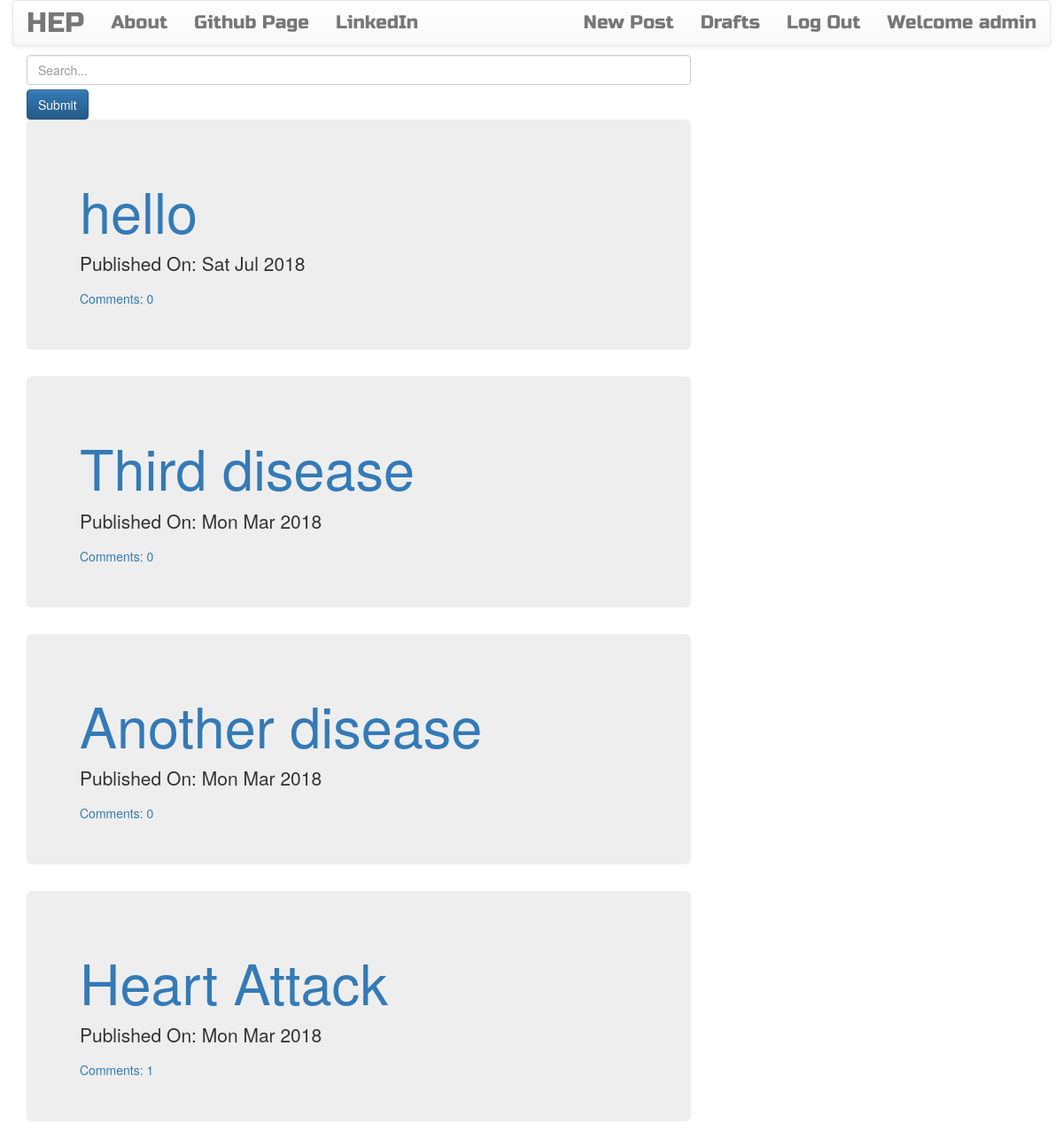
The app's page / (signed in) with its own data.
### blog/models.py (models this page shows, shortened)
class Post(models.Model):
    author = models.ForeignKey('auth.User')
    title = models.CharField(max_length=260)
    text = models.TextField()
    created_date = models.DateTimeField(default = timezone.now)
    published_date = models.DateTimeField(blank=True,null=True)
    def approve_comments(self):
        return self.comments.filter(approved_comment=True)

### blog/views.py (the view)
# urls.py: url(r'^$',views.PostListView.as_view(),name='post_list'),
class PostListView(ListView):
    model = Post
    def get_queryset(self):
        return Post.objects.filter(published_date__lte=timezone.now()).order_by('-published_date')

### blog/templates/blog/post_list.html
{% extends "blog/base.html" %}
{% block content %}
<form type="get" action="{% url 'search_list' %}" style="margin: 0">
    <input class="form-control"  id="search_box" type="text" name="query"  placeholder="Search..." >
    <button class="btn btn-primary" style="margin-top:5px" id="search_submit" type="submit" >Submit</button>
</form>
<div class="centrestage">
{% for post in post_list %}
<div class="post jumbotron">
<h1><a href="{% url 'post_detail' pk=post.pk %}">{{ post.title }}</a></h1>
<div class="date">
<p >Published On: {{post.published_date|date:"D M Y"}}</p>
</div>
<a href="{% url 'post_detail' pk=post.pk %}">Comments: {{post.approve_comments.count}}</a>
</div>
{% endfor %}
</div>
{% endblock %}

### blog/templates/blog/base.html (shortened to what this page needs)
<!DOCTYPE html>
{% load staticfiles %}
<html>
<head>
<link rel="stylesheet" href="https://maxcdn.bootstrapcdn.com/bootstrap/3.3.7/css/bootstrap.min.css">
<link rel="stylesheet" href="https://maxcdn.bootstrapcdn.com/bootstrap/3.3.7/css/bootstrap-theme.min.css">
<link rel="stylesheet" href="//cdn.jsdelivr.net/npm/medium-editor@latest/dist/css/medium-editor.min.css" type="text/css" media="screen" charset="utf-8">
<link rel="stylesheet" type="text/css" href="{% static 'css/blog.css'  %}">
</head>
<body class="loader" >
<nav class="navbar navbar-default techfont custom-navbar">
	<div class="container">
		<ul class="nav navbar-nav">
		<li><a class="navbar-brand bigbrand" href="{% url 'post_list' %}">HEP</a></li>
		<li><a href="{% url 'about' %}">About</a></li>
		<li><a href="https://www.github.com">Github Page</a></li>
		<li><a href="https://linkedin.com">LinkedIn</a></li>
		</ul>
		<ul class="nav navbar-nav navbar-right">
			 {% if user.is_authenticated %}
			 	<li><a href="{% url 'post_new' %}">New Post</a></li>
			 	<li><a href="{% url 'post_draft_list' %}">Drafts</a></li>
			 	<li><a href="{% url 'logout' %}">Log Out</a></li>
			 	<li><a>Welcome {{user.username}}</a></li>
			 	{% else %}
			 	<li><a class="nav navbar-right" href="{% url 'login' %}"><span class="glyphicon glyphicon-user"></span></a></li>
			 {% endif %}
		</ul>
	</div>
</nav>
<div class="content container">
	<div class="row">
		<div class="col-md-8">
			<div class="blog_posts">
				{% block content %}
				{% endblock %}
			</div>
		</div>
	</div>
</div>
</body>
</html>

### blog/static/css/blog.css (style rules this page uses)
.loader { filter:hue-rotate(0deg); color:linear-gradient(45deg,#0f8,#08f); animation:hue 10000ms infinite linear; }
.techfont { font-family: 'Russo One', sans-serif; font-size: 1.5em; margin-bottom: 10px; }
.bigbrand { font-size: 1.5em; }
.centrestage { margin-left: auto; margin-right: auto; }
body { background-color: white; }
body { height: 100%; width: 100%; display: -webkit-box; display: -ms-flexbox; display: flex; -webkit-box-orient: vertical; -webkit-box-direction: normal; -ms-flex-direction: column; flex-direction: column; -webkit-box-pack: center; -ms-flex-pack: center; justify-content: center; -webkit-box-align: center; -ms-flex-align: center; align-items: center; }

### records on screen
Post: title "hello", published_date "Sat Jul 2018", approve_comments.count "0"
Post: title "Third disease", published_date "Mon Mar 2018", approve_comments.count "0"
Post: title "Another disease", published_date "Mon Mar 2018", approve_comments.count "0"
Post: title "Heart Attack", published_date "Mon Mar 2018", approve_comments.count "1"

### other values on screen
{{ user.username }} "admin"
